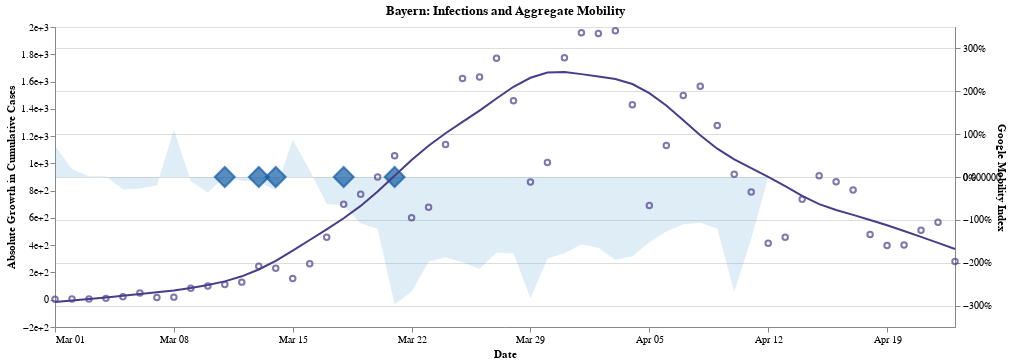

Notebook source saved alongside this figure:
### Code cell
plot_infection_activity_summary(
    df=plot_df,
    state="Bayern",
    x_var="Meldedatum",
    x_title="Date",
    y_var="absolute_growth",
    y_title="Absolute Growth in Cumulative Cases",
    max_activity=max_activity,
)

### Figure 1 — Vega-Lite specification as saved in the notebook (floating-point values rounded to 4 significant figures)
{"config": {"view": {"continuousWidth": 400, "continuousHeight": 300}}, "layer": [{"mark": {"type": "area", "color": "#5ba3cf"}, "encoding": {"opacity": {"value": 0.2}, "x": {"type": "temporal", "axis": {"format": "%b %d", "grid": false, "offset": 0, "title": "Date", "values": ["2020-03-01", "2020-03-08", "2020-03-15", "2020-03-22", "2020-03-29", "2020-04-05", "2020-04-12", "2020-04-19"]}, "field": "Meldedatum"}, "y": {"type": "quantitative", "axis": {"format": "%", "orient": "right", "title": "Google Mobility Index"}, "field": "total_activity", "scale": {"domain": [-3.5, 3.5]}}}, "title": "Bayern: Infections and Aggregate Mobility"}, {"mark": {"type": "point", "color": "#125ca4", "fill": "#125ca4", "shape": "diamond", "size": 400}, "encoding": {"tooltip": [{"type": "temporal", "field": "Meldedatum"}, {"type": "nominal", "field": "Maßnahmen"}], "x": {"type": "temporal", "axis": {"format": "%b %d", "grid": false, "offset": 0, "title": "Date", "values": ["2020-03-01", "2020-03-08", "2020-03-15", "2020-03-22", "2020-03-29", "2020-04-05", "2020-04-12", "2020-04-19"]}, "field": "Meldedatum"}, "y": {"type": "quantitative", "axis": {"orient": "right"}, "field": "y_level", "title": ""}}, "title": "Bayern: Infections and Aggregate Mobility", "transform": [{"calculate": "0", "as": "y_level"}, {"filter": "datum.num_measures > 0"}]}, {"layer": [{"mark": {"type": "point", "color": "DarkSlateBlue"}, "encoding": {"tooltip": [{"type": "quantitative", "field": "infections_cumulative"}, {"type": "quantitative", "field": "Neuinfektionen"}, {"type": "temporal", "field": "Meldedatum"}], "x": {"type": "temporal", "axis": {"format": "%b %d", "grid": false, "offset": 0, "title": "Date", "values": ["2020-03-01", "2020-03-08", "2020-03-15", "2020-03-22", "2020-03-29", "2020-04-05", "2020-04-12", "2020-04-19"]}, "field": "Meldedatum"}, "y": {"type": "quantitative", "field": "absolute_growth"}}, "title": "Bayern: Infections and Aggregate Mobility"}, {"mark": {"type": "line", "color": "DarkSlateBlue"}, "encoding": {"tooltip": [{"type": "quantitative", "field": "infections_cumulative"}, {"type": "quantitative", "field": "Neuinfektionen"}, {"type": "temporal", "field": "Meldedatum"}], "x": {"type": "temporal", "axis": {"format": "%b %d", "grid": false, "offset": 0, "title": "Date", "values": ["2020-03-01", "2020-03-08", "2020-03-15", "2020-03-22", "2020-03-29", "2020-04-05", "2020-04-12", "2020-04-19"]}, "field": "Meldedatum"}, "y": {"type": "quantitative", "axis": {"format": "", "title": "Absolute Growth in Cumulative Cases"}, "field": "absolute_growth_loess"}}, "title": "Bayern: Infections and Aggregate Mobility", "transform": [{"loess": "absolute_growth", "on": "Meldedatum", "groupby": ["Bundesland"], "as": ["Meldedatum", "absolute_growth_loess"]}]}]}], "data": {"name": "data-3b299621e9eb2bd489d57e9fe68d91a5"}, "height": 300, "resolve": {"scale": {"y": "independent"}}, "width": 900, "$schema": "https://vega.github.io/schema/vega-lite/v4.0.2.json", "datasets": {"data-3b299621e9eb2bd489d57e9fe68d91a5": [{"Bundesland": "Bayern", "Meldedatum": "2020-03-01T00:00:00", "Neuinfektionen": 3.0, "infections_cumulative": 25.0, "date_50_cases": "2020-03-05T00:00:00", "days_since_50_cases": -4.0, "Maßnahmen": null, "absolute_growth": 3.0, "cases_logratio": 0.1278, "num_measures": 0.0, "Retail And Recreation": 11.0, "Grocery And Pharmacy": 27.0, "Parks": 29.0, "Transit Stations": 6.0, "Workplaces": 1.0, "Residential": -1.0, "total_activity": 0.73}, {"Bundesland": "Bayern", "Meldedatum": "2020-03-02T00:00:00", "Neuinfektionen": 6.0, "infections_cumulative": 31.0, "date_50_cases": "2020-03-05T00:00:00", "days_since_50_cases": -3.0, "Maßnahmen": null, "absolute_growth": 6.0, "cases_logratio": 0.2151, "num_measures": 0.0, "Retail And Recreation": 1.0, "Grocery And Pharmacy": 10.0, "Parks": 10.0, "Transit Stations": -3.0, "Workplaces": 0.0, "Residential": 0.0, "total_activity": 0.18}, {"Bundesland": "Bayern", "Meldedatum": "2020-03-03T00:00:00", "Neuinfektionen": 6.0, "infections_cumulative": 37.0, "date_50_cases": "2020-03-05T00:00:00", "days_since_50_cases": -2.0, "Maßnahmen": null, "absolute_growth": 6.0, "cases_logratio": 0.1769, "num_measures": 0.0, "Retail And Recreation": -2.0, "Grocery And Pharmacy": 5.0, "Parks": 5.0, "Transit Stations": -7.0, "Workplaces": 0.0, "Residential": 1.0, "total_activity": 0.02}, {"Bundesland": "Bayern", "Meldedatum": "2020-03-04T00:00:00", "Neuinfektionen": 10.0, "infections_cumulative": 47.0, "date_50_cases": "2020-03-05T00:00:00", "days_since_50_cases": -1.0, "Maßnahmen": null, "absolute_growth": 10.0, "cases_logratio": 0.2392, "num_measures": 0.0, "Retail And Recreation": -2.0, "Grocery And Pharmacy": 2.0, "Parks": 7.0, "Transit Stations": -6.0, "Workplaces": 0.0, "Residential": 1.0, "total_activity": 0.02}, {"Bundesland": "Bayern", "Meldedatum": "2020-03-05T00:00:00", "Neuinfektionen": 22.0, "infections_cumulative": 69.0, "date_50_cases": "2020-03-05T00:00:00", "days_since_50_cases": 0.0, "Maßnahmen": null, "absolute_growth": 22.0, "cases_logratio": 0.384, "num_measures": 0.0, "Retail And Recreation": -6.0, "Grocery And Pharmacy": 0.0, "Parks": -14.0, "Transit Stations": -9.0, "Workplaces": -1.0, "Residential": 1.0, "total_activity": -0.29}, {"Bundesland": "Bayern", "Meldedatum": "2020-03-06T00:00:00", "Neuinfektionen": 49.0, "infections_cumulative": 118.0, "date_50_cases": "2020-03-05T00:00:00", "days_since_50_cases": 1.0, "Maßnahmen": null, "absolute_growth": 49.0, "cases_logratio": 0.5366, "num_measures": 0.0, "Retail And Recreation": -6.0, "Grocery And Pharmacy": 1.0, "Parks": -14.0, "Transit Stations": -9.0, "Workplaces": -1.0, "Residential": 2.0, "total_activity": -0.27}, {"Bundesland": "Bayern", "Meldedatum": "2020-03-07T00:00:00", "Neuinfektionen": 17.0, "infections_cumulative": 135.0, "date_50_cases": "2020-03-05T00:00:00", "days_since_50_cases": 2.0, "Maßnahmen": null, "absolute_growth": 17.0, "cases_logratio": 0.1346, "num_measures": 0.0, "Retail And Recreation": -3.0, "Grocery And Pharmacy": 0.0, "Parks": -11.0, "Transit Stations": -7.0, "Workplaces": 0.0, "Residential": 1.0, "total_activity": -0.2}, {"Bundesland": "Bayern", "Meldedatum": "2020-03-08T00:00:00", "Neuinfektionen": 19.0, "infections_cumulative": 154.0, "date_50_cases": "2020-03-05T00:00:00", "days_since_50_cases": 3.0, "Maßnahmen": null, "absolute_growth": 19.0, "cases_logratio": 0.1317, "num_measures": 0.0, "Retail And Recreation": 20.0, "Grocery And Pharmacy": 39.0, "Parks": 47.0, "Transit Stations": 4.0, "Workplaces": 1.0, "Residential": -1.0, "total_activity": 1.1}, {"Bundesland": "Bayern", "Meldedatum": "2020-03-09T00:00:00", "Neuinfektionen": 84.0, "infections_cumulative": 238.0, "date_50_cases": "2020-03-05T00:00:00", "days_since_50_cases": 4.0, "Maßnahmen": null, "absolute_growth": 84.0, "cases_logratio": 0.4353, "num_measures": 0.0, "Retail And Recreation": -3.0, "Grocery And Pharmacy": 3.0, "Parks": 0.0, "Transit Stations": -10.0, "Workplaces": -1.0, "Residential": 1.0, "total_activity": -0.1}, {"Bundesland": "Bayern", "Meldedatum": "2020-03-10T00:00:00", "Neuinfektionen": 101.0, "infections_cumulative": 339.0, "date_50_cases": "2020-03-05T00:00:00", "days_since_50_cases": 5.0, "Maßnahmen": null, "absolute_growth": 101.0, "cases_logratio": 0.3537, "num_measures": 0.0, "Retail And Recreation": -9.0, "Grocery And Pharmacy": -2.0, "Parks": -14.0, "Transit Stations": -13.0, "Workplaces": -1.0, "Residential": 3.0, "total_activity": -0.36}, {"Bundesland": "Bayern", "Meldedatum": "2020-03-11T00:00:00", "Neuinfektionen": 112.0, "infections_cumulative": 451.0, "date_50_cases": "2020-03-05T00:00:00", "days_since_50_cases": 6.0, "Maßnahmen": "Social Distancing (Kneipen, Abendprogramme, Kultur, Sport) und Veranstaltungs-/Versammlungsverbot", "absolute_growth": 112.0, "cases_logratio": 0.2855, "num_measures": 2.0, "Retail And Recreation": -4.0, "Grocery And Pharmacy": 3.0, "Parks": 11.0, "Transit Stations": -10.0, "Workplaces": -2.0, "Residential": 2.0, "total_activity": 0.0}, {"Bundesland": "Bayern", "Meldedatum": "2020-03-12T00:00:00", "Neuinfektionen": 129.0, "infections_cumulative": 580.0, "date_50_cases": "2020-03-05T00:00:00", "days_since_50_cases": 7.0, "Maßnahmen": null, "absolute_growth": 129.0, "cases_logratio": 0.2516, "num_measures": 0.0, "Retail And Recreation": -6.0, "Grocery And Pharmacy": 6.0, "Parks": 5.0, "Transit Stations": -13.0, "Workplaces": -3.0, "Residential": 2.0, "total_activity": -0.09}, {"Bundesland": "Bayern", "Meldedatum": "2020-03-13T00:00:00", "Neuinfektionen": 246.0, "infections_cumulative": 826.0, "date_50_cases": "2020-03-05T00:00:00", "days_since_50_cases": 8.0, "Maßnahmen": "Schließung Bildungseinrichtungen / Kitas", "absolute_growth": 246.0, "cases_logratio": 0.3536, "num_measures": 1.0, "Retail And Recreation": -12.0, "Grocery And Pharmacy": 22.0, "Parks": -2.0, "Transit Stations": -17.0, "Workplaces": -5.0, "Residential": 3.0, "total_activity": -0.11}, {"Bundesland": "Bayern", "Meldedatum": "2020-03-14T00:00:00", "Neuinfektionen": 231.0, "infections_cumulative": 1057.0, "date_50_cases": "2020-03-05T00:00:00", "days_since_50_cases": 9.0, "Maßnahmen": "Isolation von Kranken / Gefährdeten", "absolute_growth": 231.0, "cases_logratio": 0.2466, "num_measures": 1.0, "Retail And Recreation": -19.0, "Grocery And Pharmacy": 9.0, "Parks": 3.0, "Transit Stations": -24.0, "Workplaces": -4.0, "Residential": 4.0, "total_activity": -0.31}, {"Bundesland": "Bayern", "Meldedatum": "2020-03-15T00:00:00", "Neuinfektionen": 156.0, "infections_cumulative": 1213.0, "date_50_cases": "2020-03-05T00:00:00", "days_since_50_cases": 10.0, "Maßnahmen": null, "absolute_growth": 156.0, "cases_logratio": 0.1377, "num_measures": 0.0, "Retail And Recreation": -3.0, "Grocery And Pharmacy": 30.0, "Parks": 75.0, "Transit Stations": -15.0, "Workplaces": -2.0, "Residential": 2.0, "total_activity": 0.87}, {"Bundesland": "Bayern", "Meldedatum": "2020-03-16T00:00:00", "Neuinfektionen": 264.0, "infections_cumulative": 1477.0, "date_50_cases": "2020-03-05T00:00:00", "days_since_50_cases": 11.0, "Maßnahmen": null, "absolute_growth": 264.0, "cases_logratio": 0.1969, "num_measures": 0.0, "Retail And Recreation": -4.0, "Grocery And Pharmacy": 25.0, "Parks": 39.0, "Transit Stations": -31.0, "Workplaces": -20.0, "Residential": 7.0, "total_activity": 0.16}, {"Bundesland": "Bayern", "Meldedatum": "2020-03-17T00:00:00", "Neuinfektionen": 459.0, "infections_cumulative": 1936.0, "date_50_cases": "2020-03-05T00:00:00", "days_since_50_cases": 12.0, "Maßnahmen": null, "absolute_growth": 459.0, "cases_logratio": 0.2706, "num_measures": 0.0, "Retail And Recreation": -24.0, "Grocery And Pharmacy": 6.0, "Parks": 11.0, "Transit Stations": -41.0, "Workplaces": -26.0, "Residential": 11.0, "total_activity": -0.63}, {"Bundesland": "Bayern", "Meldedatum": "2020-03-18T00:00:00", "Neuinfektionen": 700.0, "infections_cumulative": 2636.0, "date_50_cases": "2020-03-05T00:00:00", "days_since_50_cases": 13.0, "Maßnahmen": "Isolation von Kranken / Gefährdeten und Beschränkung Restaurants", "absolute_growth": 700.0, "cases_logratio": 0.3086, "num_measures": 2.0, "Retail And Recreation": -42.0, "Grocery And Pharmacy": -2.0, "Parks": 41.0, "Transit Stations": -44.0, "Workplaces": -31.0, "Residential": 12.0, "total_activity": -0.66}, {"Bundesland": "Bayern", "Meldedatum": "2020-03-19T00:00:00", "Neuinfektionen": 773.0, "infections_cumulative": 3409.0, "date_50_cases": "2020-03-05T00:00:00", "days_since_50_cases": 14.0, "Maßnahmen": null, "absolute_growth": 773.0, "cases_logratio": 0.2572, "num_measures": 0.0, "Retail And Recreation": -48.0, "Grocery And Pharmacy": -6.0, "Parks": 16.0, "Transit Stations": -50.0, "Workplaces": -34.0, "Residential": 14.0, "total_activity": -1.08}, {"Bundesland": "Bayern", "Meldedatum": "2020-03-20T00:00:00", "Neuinfektionen": 900.0, "infections_cumulative": 4309.0, "date_50_cases": "2020-03-05T00:00:00", "days_since_50_cases": 15.0, "Maßnahmen": null, "absolute_growth": 900.0, "cases_logratio": 0.2343, "num_measures": 0.0, "Retail And Recreation": -49.0, "Grocery And Pharmacy": 4.0, "Parks": -3.0, "Transit Stations": -52.0, "Workplaces": -36.0, "Residential": 15.0, "total_activity": -1.21}, {"Bundesland": "Bayern", "Meldedatum": "2020-03-21T00:00:00", "Neuinfektionen": 1056.0, "infections_cumulative": 5365.0, "date_50_cases": "2020-03-05T00:00:00", "days_since_50_cases": 16.0, "Maßnahmen": "Ausgangsbeschränkung", "absolute_growth": 1056.0, "cases_logratio": 0.2192, "num_measures": 1.0, "Retail And Recreation": -85.0, "Grocery And Pharmacy": -43.0, "Parks": -72.0, "Transit Stations": -74.0, "Workplaces": -40.0, "Residential": 17.0, "total_activity": -2.97}, {"Bundesland": "Bayern", "Meldedatum": "2020-03-22T00:00:00", "Neuinfektionen": 602.0, "infections_cumulative": 5967.0, "date_50_cases": "2020-03-05T00:00:00", "days_since_50_cases": 17.0, "Maßnahmen": null, "absolute_growth": 602.0, "cases_logratio": 0.1063, "num_measures": 0.0, "Retail And Recreation": -81.0, "Grocery And Pharmacy": -48.0, "Parks": -36.0, "Transit Stations": -71.0, "Workplaces": -43.0, "Residential": 12.0, "total_activity": -2.67}, {"Bundesland": "Bayern", "Meldedatum": "2020-03-23T00:00:00", "Neuinfektionen": 679.0, "infections_cumulative": 6646.0, "date_50_cases": "2020-03-05T00:00:00", "days_since_50_cases": 18.0, "Maßnahmen": null, "absolute_growth": 679.0, "cases_logratio": 0.1078, "num_measures": 0.0, "Retail And Recreation": -67.0, "Grocery And Pharmacy": -20.0, "Parks": -24.0, "Transit Stations": -63.0, "Workplaces": -43.0, "Residential": 19.0, "total_activity": -1.98}, {"Bundesland": "Bayern", "Meldedatum": "2020-03-24T00:00:00", "Neuinfektionen": 1138.0, "infections_cumulative": 7784.0, "date_50_cases": "2020-03-05T00:00:00", "days_since_50_cases": 19.0, "Maßnahmen": null, "absolute_growth": 1138.0, "cases_logratio": 0.1581, "num_measures": 0.0, "Retail And Recreation": -67.0, "Grocery And Pharmacy": -23.0, "Parks": -9.0, "Transit Stations": -63.0, "Workplaces": -45.0, "Residential": 20.0, "total_activity": -1.87}, {"Bundesland": "Bayern", "Meldedatum": "2020-03-25T00:00:00", "Neuinfektionen": 1622.0, "infections_cumulative": 9406.0, "date_50_cases": "2020-03-05T00:00:00", "days_since_50_cases": 20.0, "Maßnahmen": null, "absolute_growth": 1622.0, "cases_logratio": 0.1893, "num_measures": 0.0, "Retail And Recreation": -68.0, "Grocery And Pharmacy": -23.0, "Parks": -19.0, "Transit Stations": -63.0, "Workplaces": -46.0, "Residential": 20.0, "total_activity": -1.99}, {"Bundesland": "Bayern", "Meldedatum": "2020-03-26T00:00:00", "Neuinfektionen": 1633.0, "infections_cumulative": 11040.0, "date_50_cases": "2020-03-05T00:00:00", "days_since_50_cases": 21.0, "Maßnahmen": null, "absolute_growth": 1633.0, "cases_logratio": 0.1601, "num_measures": 0.0, "Retail And Recreation": -69.0, "Grocery And Pharmacy": -21.0, "Parks": -33.0, "Transit Stations": -65.0, "Workplaces": -47.0, "Residential": 21.0, "total_activity": -2.14}, {"Bundesland": "Bayern", "Meldedatum": "2020-03-27T00:00:00", "Neuinfektionen": 1771.0, "infections_cumulative": 12810.0, "date_50_cases": "2020-03-05T00:00:00", "days_since_50_cases": 22.0, "Maßnahmen": null, "absolute_growth": 1771.0, "cases_logratio": 0.1488, "num_measures": 0.0, "Retail And Recreation": -68.0, "Grocery And Pharmacy": -17.0, "Parks": -3.0, "Transit Stations": -63.0, "Workplaces": -46.0, "Residential": 21.0, "total_activity": -1.76}, {"Bundesland": "Bayern", "Meldedatum": "2020-03-28T00:00:00", "Neuinfektionen": 1459.0, "infections_cumulative": 14270.0, "date_50_cases": "2020-03-05T00:00:00", "days_since_50_cases": 23.0, "Maßnahmen": null, "absolute_growth": 1459.0, "cases_logratio": 0.1079, "num_measures": 0.0, "Retail And Recreation": -75.0, "Grocery And Pharmacy": -23.0, "Parks": 6.0, "Transit Stations": -62.0, "Workplaces": -38.0, "Residential": 14.0, "total_activity": -1.78}, {"Bundesland": "Bayern", "Meldedatum": "2020-03-29T00:00:00", "Neuinfektionen": 863.0, "infections_cumulative": 15130.0, "date_50_cases": "2020-03-05T00:00:00", "days_since_50_cases": 24.0, "Maßnahmen": null, "absolute_growth": 863.0, "cases_logratio": 0.05872, "num_measures": 0.0, "Retail And Recreation": -80.0, "Grocery And Pharmacy": -49.0, "Parks": -50.0, "Transit Stations": -73.0, "Workplaces": -43.0, "Residential": 12.0, "total_activity": -2.83}, {"Bundesland": "Bayern", "Meldedatum": "2020-03-30T00:00:00", "Neuinfektionen": 1007.0, "infections_cumulative": 16140.0, "date_50_cases": "2020-03-05T00:00:00", "days_since_50_cases": 25.0, "Maßnahmen": null, "absolute_growth": 1007.0, "cases_logratio": 0.06443, "num_measures": 0.0, "Retail And Recreation": -63.0, "Grocery And Pharmacy": -18.0, "Parks": -21.0, "Transit Stations": -62.0, "Workplaces": -45.0, "Residential": 19.0, "total_activity": -1.9}, {"Bundesland": "Bayern", "Meldedatum": "2020-03-31T00:00:00", "Neuinfektionen": 1775.0, "infections_cumulative": 17910.0, "date_50_cases": "2020-03-05T00:00:00", "days_since_50_cases": 26.0, "Maßnahmen": null, "absolute_growth": 1775.0, "cases_logratio": 0.1043, "num_measures": 0.0, "Retail And Recreation": -63.0, "Grocery And Pharmacy": -17.0, "Parks": -13.0, "Transit Stations": -60.0, "Workplaces": -45.0, "Residential": 20.0, "total_activity": -1.78}, {"Bundesland": "Bayern", "Meldedatum": "2020-04-01T00:00:00", "Neuinfektionen": 1958.0, "infections_cumulative": 19870.0, "date_50_cases": "2020-03-05T00:00:00", "days_since_50_cases": 27.0, "Maßnahmen": null, "absolute_growth": 1958.0, "cases_logratio": 0.1037, "num_measures": 0.0, "Retail And Recreation": -62.0, "Grocery And Pharmacy": -16.0, "Parks": 6.0, "Transit Stations": -59.0, "Workplaces": -45.0, "Residential": 19.0, "total_activity": -1.57}, {"Bundesland": "Bayern", "Meldedatum": "2020-04-02T00:00:00", "Neuinfektionen": 1953.0, "infections_cumulative": 21820.0, "date_50_cases": "2020-03-05T00:00:00", "days_since_50_cases": 28.0, "Maßnahmen": null, "absolute_growth": 1953.0, "cases_logratio": 0.09374, "num_measures": 0.0, "Retail And Recreation": -62.0, "Grocery And Pharmacy": -14.0, "Parks": -2.0, "Transit Stations": -60.0, "Workplaces": -46.0, "Residential": 19.0, "total_activity": -1.65}, {"Bundesland": "Bayern", "Meldedatum": "2020-04-03T00:00:00", "Neuinfektionen": 1972.0, "infections_cumulative": 23800.0, "date_50_cases": "2020-03-05T00:00:00", "days_since_50_cases": 29.0, "Maßnahmen": null, "absolute_growth": 1972.0, "cases_logratio": 0.0865, "num_measures": 0.0, "Retail And Recreation": -67.0, "Grocery And Pharmacy": -13.0, "Parks": -25.0, "Transit Stations": -63.0, "Workplaces": -46.0, "Residential": 21.0, "total_activity": -1.93}, {"Bundesland": "Bayern", "Meldedatum": "2020-04-04T00:00:00", "Neuinfektionen": 1430.0, "infections_cumulative": 25230.0, "date_50_cases": "2020-03-05T00:00:00", "days_since_50_cases": 30.0, "Maßnahmen": null, "absolute_growth": 1430.0, "cases_logratio": 0.05836, "num_measures": 0.0, "Retail And Recreation": -73.0, "Grocery And Pharmacy": -18.0, "Parks": -10.0, "Transit Stations": -61.0, "Workplaces": -37.0, "Residential": 14.0, "total_activity": -1.85}, {"Bundesland": "Bayern", "Meldedatum": "2020-04-05T00:00:00", "Neuinfektionen": 691.0, "infections_cumulative": 25920.0, "date_50_cases": "2020-03-05T00:00:00", "days_since_50_cases": 31.0, "Maßnahmen": null, "absolute_growth": 691.0, "cases_logratio": 0.02702, "num_measures": 0.0, "Retail And Recreation": -65.0, "Grocery And Pharmacy": -19.0, "Parks": 21.0, "Transit Stations": -60.0, "Workplaces": -39.0, "Residential": 10.0, "total_activity": -1.52}, {"Bundesland": "Bayern", "Meldedatum": "2020-04-06T00:00:00", "Neuinfektionen": 1131.0, "infections_cumulative": 27050.0, "date_50_cases": "2020-03-05T00:00:00", "days_since_50_cases": 32.0, "Maßnahmen": null, "absolute_growth": 1131.0, "cases_logratio": 0.04271, "num_measures": 0.0, "Retail And Recreation": -56.0, "Grocery And Pharmacy": -8.0, "Parks": 22.0, "Transit Stations": -57.0, "Workplaces": -46.0, "Residential": 18.0, "total_activity": -1.27}, {"Bundesland": "Bayern", "Meldedatum": "2020-04-07T00:00:00", "Neuinfektionen": 1497.0, "infections_cumulative": 28550.0, "date_50_cases": "2020-03-05T00:00:00", "days_since_50_cases": 33.0, "Maßnahmen": null, "absolute_growth": 1497.0, "cases_logratio": 0.05387, "num_measures": 0.0, "Retail And Recreation": -56.0, "Grocery And Pharmacy": -6.0, "Parks": 37.0, "Transit Stations": -56.0, "Workplaces": -47.0, "Residential": 18.0, "total_activity": -1.1}, {"Bundesland": "Bayern", "Meldedatum": "2020-04-08T00:00:00", "Neuinfektionen": 1565.0, "infections_cumulative": 30110.0, "date_50_cases": "2020-03-05T00:00:00", "days_since_50_cases": 34.0, "Maßnahmen": null, "absolute_growth": 1565.0, "cases_logratio": 0.05337, "num_measures": 0.0, "Retail And Recreation": -55.0, "Grocery And Pharmacy": 7.0, "Parks": 27.0, "Transit Stations": -56.0, "Workplaces": -47.0, "Residential": 17.0, "total_activity": -1.07}, {"Bundesland": "Bayern", "Meldedatum": "2020-04-09T00:00:00", "Neuinfektionen": 1278.0, "infections_cumulative": 31390.0, "date_50_cases": "2020-03-05T00:00:00", "days_since_50_cases": 35.0, "Maßnahmen": null, "absolute_growth": 1278.0, "cases_logratio": 0.04157, "num_measures": 0.0, "Retail And Recreation": -53.0, "Grocery And Pharmacy": 14.0, "Parks": 8.0, "Transit Stations": -57.0, "Workplaces": -49.0, "Residential": 17.0, "total_activity": -1.2}, {"Bundesland": "Bayern", "Meldedatum": "2020-04-10T00:00:00", "Neuinfektionen": 920.0, "infections_cumulative": 32310.0, "date_50_cases": "2020-03-05T00:00:00", "days_since_50_cases": 36.0, "Maßnahmen": null, "absolute_growth": 920.0, "cases_logratio": 0.02889, "num_measures": 0.0, "Retail And Recreation": -82.0, "Grocery And Pharmacy": -93.0, "Parks": 39.0, "Transit Stations": -75.0, "Workplaces": -88.0, "Residential": 31.0, "total_activity": -2.68}, {"Bundesland": "Bayern", "Meldedatum": "2020-04-11T00:00:00", "Neuinfektionen": 790.0, "infections_cumulative": 33100.0, "date_50_cases": "2020-03-05T00:00:00", "days_since_50_cases": 37.0, "Maßnahmen": null, "absolute_growth": 790.0, "cases_logratio": 0.02416, "num_measures": 0.0, "Retail And Recreation": -67.0, "Grocery And Pharmacy": -2.0, "Parks": 5.0, "Transit Stations": -57.0, "Workplaces": -35.0, "Residential": 12.0, "total_activity": -1.44}, {"Bundesland": "Bayern", "Meldedatum": "2020-04-12T00:00:00", "Neuinfektionen": 414.0, "infections_cumulative": 33510.0, "date_50_cases": "2020-03-05T00:00:00", "days_since_50_cases": 38.0, "Maßnahmen": null, "absolute_growth": 414.0, "cases_logratio": 0.01243, "num_measures": 0.0, "Retail And Recreation": null, "Grocery And Pharmacy": null, "Parks": null, "Transit Stations": null, "Workplaces": null, "Residential": null, "total_activity": 0.0}, {"Bundesland": "Bayern", "Meldedatum": "2020-04-13T00:00:00", "Neuinfektionen": 458.0, "infections_cumulative": 33970.0, "date_50_cases": "2020-03-05T00:00:00", "days_since_50_cases": 39.0, "Maßnahmen": null, "absolute_growth": 458.0, "cases_logratio": 0.01357, "num_measures": 0.0, "Retail And Recreation": null, "Grocery And Pharmacy": null, "Parks": null, "Transit Stations": null, "Workplaces": null, "Residential": null, "total_activity": 0.0}, {"Bundesland": "Bayern", "Meldedatum": "2020-04-14T00:00:00", "Neuinfektionen": 737.0, "infections_cumulative": 34710.0, "date_50_cases": "2020-03-05T00:00:00", "days_since_50_cases": 40.0, "Maßnahmen": null, "absolute_growth": 737.0, "cases_logratio": 0.02146, "num_measures": 0.0, "Retail And Recreation": null, "Grocery And Pharmacy": null, "Parks": null, "Transit Stations": null, "Workplaces": null, "Residential": null, "total_activity": 0.0}, {"Bundesland": "Bayern", "Meldedatum": "2020-04-15T00:00:00", "Neuinfektionen": 909.0, "infections_cumulative": 35620.0, "date_50_cases": "2020-03-05T00:00:00", "days_since_50_cases": 41.0, "Maßnahmen": null, "absolute_growth": 909.0, "cases_logratio": 0.02585, "num_measures": 0.0, "Retail And Recreation": null, "Grocery And Pharmacy": null, "Parks": null, "Transit Stations": null, "Workplaces": null, "Residential": null, "total_activity": 0.0}, {"Bundesland": "Bayern", "Meldedatum": "2020-04-16T00:00:00", "Neuinfektionen": 866.0, "infections_cumulative": 36480.0, "date_50_cases": "2020-03-05T00:00:00", "days_since_50_cases": 42.0, "Maßnahmen": null, "absolute_growth": 866.0, "cases_logratio": 0.02402, "num_measures": 0.0, "Retail And Recreation": null, "Grocery And Pharmacy": null, "Parks": null, "Transit Stations": null, "Workplaces": null, "Residential": null, "total_activity": 0.0}, {"Bundesland": "Bayern", "Meldedatum": "2020-04-17T00:00:00", "Neuinfektionen": 804.0, "infections_cumulative": 37290.0, "date_50_cases": "2020-03-05T00:00:00", "days_since_50_cases": 43.0, "Maßnahmen": null, "absolute_growth": 804.0, "cases_logratio": 0.0218, "num_measures": 0.0, "Retail And Recreation": null, "Grocery And Pharmacy": null, "Parks": null, "Transit Stations": null, "Workplaces": null, "Residential": null, "total_activity": 0.0}, {"Bundesland": "Bayern", "Meldedatum": "2020-04-18T00:00:00", "Neuinfektionen": 478.0, "infections_cumulative": 37760.0, "date_50_cases": "2020-03-05T00:00:00", "days_since_50_cases": 44.0, "Maßnahmen": null, "absolute_growth": 478.0, "cases_logratio": 0.01274, "num_measures": 0.0, "Retail And Recreation": null, "Grocery And Pharmacy": null, "Parks": null, "Transit Stations": null, "Workplaces": null, "Residential": null, "total_activity": 0.0}, {"Bundesland": "Bayern", "Meldedatum": "2020-04-19T00:00:00", "Neuinfektionen": 398.0, "infections_cumulative": 38160.0, "date_50_cases": "2020-03-05T00:00:00", "days_since_50_cases": 45.0, "Maßnahmen": null, "absolute_growth": 398.0, "cases_logratio": 0.01048, "num_measures": 0.0, "Retail And Recreation": null, "Grocery And Pharmacy": null, "Parks": null, "Transit Stations": null, "Workplaces": null, "Residential": null, "total_activity": 0.0}, {"Bundesland": "Bayern", "Meldedatum": "2020-04-20T00:00:00", "Neuinfektionen": 402.0, "infections_cumulative": 38560.0, "date_50_cases": "2020-03-05T00:00:00", "days_since_50_cases": 46.0, "Maßnahmen": null, "absolute_growth": 402.0, "cases_logratio": 0.01048, "num_measures": 0.0, "Retail And Recreation": null, "Grocery And Pharmacy": null, "Parks": null, "Transit Stations": null, "Workplaces": null, "Residential": null, "total_activity": 0.0}, {"Bundesland": "Bayern", "Meldedatum": "2020-04-21T00:00:00", "Neuinfektionen": 510.0, "infections_cumulative": 39080.0, "date_50_cases": "2020-03-05T00:00:00", "days_since_50_cases": 47.0, "Maßnahmen": null, "absolute_growth": 510.0, "cases_logratio": 0.01314, "num_measures": 0.0, "Retail And Recreation": null, "Grocery And Pharmacy": null, "Parks": null, "Transit Stations": null, "Workplaces": null, "Residential": null, "total_activity": 0.0}, {"Bundesland": "Bayern", "Meldedatum": "2020-04-22T00:00:00", "Neuinfektionen": 568.0, "infections_cumulative": 39640.0, "date_50_cases": "2020-03-05T00:00:00", "days_since_50_cases": 48.0, "Maßnahmen": null, "absolute_growth": 568.0, "cases_logratio": 0.01443, "num_measures": 0.0, "Retail And Recreation": null, "Grocery And Pharmacy": null, "Parks": null, "Transit Stations": null, "Workplaces": null, "Residential": null, "total_activity": 0.0}, {"Bundesland": "Bayern", "Meldedatum": "2020-04-23T00:00:00", "Neuinfektionen": 280.0, "infections_cumulative": 39920.0, "date_50_cases": "2020-03-05T00:00:00", "days_since_50_cases": 49.0, "Maßnahmen": null, "absolute_growth": 280.0, "cases_logratio": 0.007038, "num_measures": 0.0, "Retail And Recreation": null, "Grocery And Pharmacy": null, "Parks": null, "Transit Stations": null, "Workplaces": null, "Residential": null, "total_activity": 0.0}]}}
